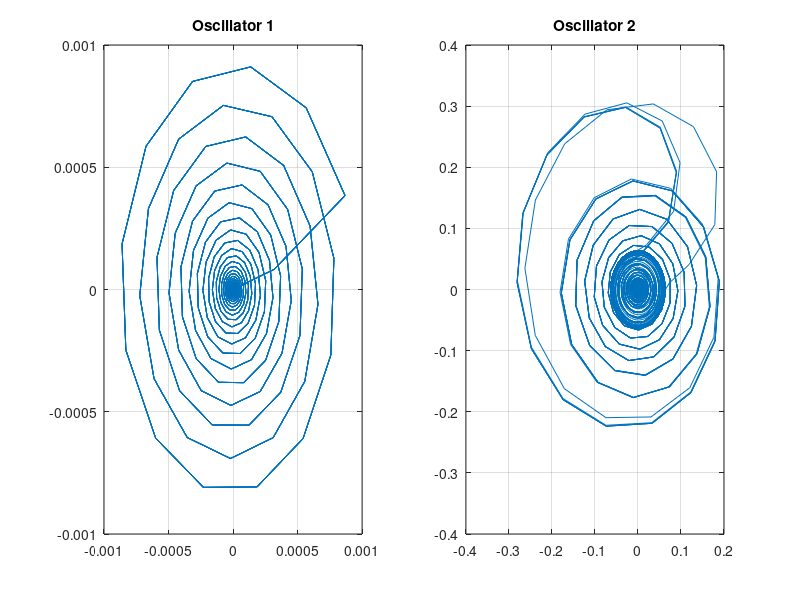
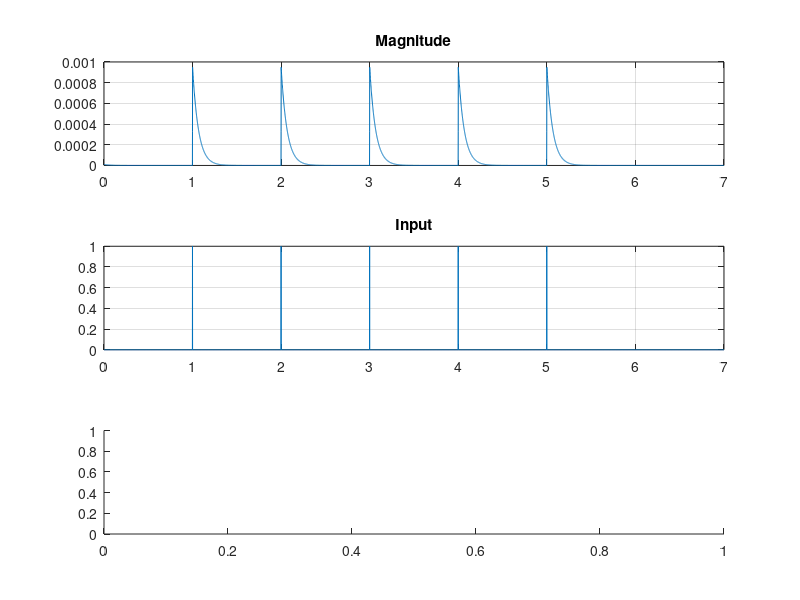

These figures' MATLAB source, in order: (Note: this script raises an error after producing the figures.)
% implementation of the Runge Kutta method

clear all;close all;clc;

% parameters of the gamma oscillator
z01 = 0.00001;
alpha1 = -15;
beta1 = 1;
beta2 = -1;
epsilon1 = 1;
f1 = 80;

% parameters of the beta oscillator
z02 = 0.01;
alpha2 = 8;
beta12 = -2000;
beta22 = 0;
epsilon2 = 0.03;
f2 = 20;

% parameters for time
fs = 1000;
dur = 7; % in seconds
T = 1/fs;
time = 0:T:dur;

ntime = length(time);

% initialize empty arrays
t_out = zeros(size(time));
z_out_1 = zeros(size(time));
z_out_2 = zeros(size(time));

% initialization values
t_out(1) = time(1);
z_out_1(1) = z01;
z_out_2(1) = z02;

% coupling parameters
c12 = 100000; %dopamine level

% add an input
input = zeros(size(time));
ntaps = 5;
for i=1:ntaps
    input(fs*i) = 1;%hann(100+1);
end

for i=1:ntime-1
    
    %%% first layer %%%
    
    k1 = z_out_1(i)*(alpha1 + 1i*2*pi*f1 + beta1*abs(z_out_1(i))^2 + ...
        ((epsilon1*beta2*abs(z_out_1(i)))^4)/(1-epsilon1*abs(z_out_1(i))^2)) + input(i);
    
    z1 = z_out_1(i)+(T/2)*k1;
    
    k2 = z1*(alpha1 + 1i*2*pi*f1 + beta1*abs(z1)^2 + ...
        ((epsilon1*beta2*abs(z1))^4)/(1-epsilon1*abs(z1)^2)) + (input(i) + input(i+1))/2;
    
    z2 = z_out_1(i)+(T/2)*k2;
    
    k3 = z2*(alpha1 + 1i*2*pi*f1 + beta1*abs(z2)^2 + ...
        ((epsilon1*beta2*abs(z2))^4)/(1-epsilon1*abs(z2)^2)) + (input(i) + input(i+1))/2;
    
    z3 = z_out_1(i)+T*k3;
    
    k4 = z3*(alpha1 + 1i*2*pi*f1 + beta1*abs(z3)^2 + ...
        ((epsilon1*beta2*abs(z3))^4)/(1-epsilon1*abs(z3)^2)) + (input(i));
    
    z_out_1(i+1) = z_out_1(i) + (1/6)*T*(k1+(2*k2)+(2*k3)+k4);
    
    %%% second layer %%%
    
    k1 = z_out_2(i)*(alpha2 + 1i*2*pi*f2 + beta12*abs(z_out_2(i))^2 + ...
        ((epsilon2*beta22*abs(z_out_2(i)))^4)/(1-epsilon2*abs(z_out_2(i))^2)) + c12*(z_out_1(i));
    
    z1 = z_out_2(i)+(T/2)*k1;
    
    k2 = z1*(alpha2 + 1i*2*pi*f2 + beta12*abs(z1)^2 + ...
        ((epsilon2*beta22*abs(z1))^4)/(1-epsilon2*abs(z1)^2)) + c12*(z_out_1(i) + z_out_1(i+1))/2;
    
    z2 = z_out_2(i)+(T/2)*k2;
    
    k3 = z2*(alpha2 + 1i*2*pi*f2 + beta12*abs(z2)^2 + ...
        ((epsilon2*beta22*abs(z2))^4)/(1-epsilon2*abs(z2)^2)) + c12*(z_out_1(i) + z_out_1(i+1))/2;
    
    z3 = z_out_2(i)+T*k3;
    
    k4 = z3*(alpha2 + 1i*2*pi*f2 + beta12*abs(z3)^2 + ...
        ((epsilon2*beta22*abs(z3))^4)/(1-epsilon2*abs(z3)^2)) + c12*(z_out_1(i));
    
    z_out_2(i+1) = z_out_2(i) + (1/6)*T*(k1+(2*k2)+(2*k3)+k4);     
    
    t_out(i+1) = t_out(i) + T;
    
end

figure(1)
axis square
subplot(1,2,1)
plot((z_out_1));
title('Oscillator 1')
grid on
subplot(1,2,2)
plot((z_out_2));
grid on
title('Oscillator 2')

figure(2)
subplot(3,1,1)
plot(time,abs(z_out_1))
grid on
title('Magnitude')
subplot(3,1,2)
plot(time,input)
grid on
title('Input')
subplot(3,1,3)
spectrogram(z_out_1,kaiser(256,5),220,20000,fs,'yaxis')
title('Spectrum')
ylim([0 100])
xlabel('time(s)')

figure(3)
subplot(3,1,1)
% plot3(time,real(z_out_2),imag(z_out_2))
plot(abs(z_out_2))
axis tight
grid on
title('Magnitude')
subplot(3,1,2)
plot(time,real(z_out_1))
grid on
title('Input')
subplot(3,1,3)
spectrogram(z_out_2,kaiser(256,5),220,20000,fs,'yaxis')
title('Spectrum')
ylim([0 100])
xlabel('time(s)')

figure(4)
subplot(4,1,1)
plot3(time,real(z_out_2),imag(z_out_2))      
grid on
title('Complex amplitude of the Beta Oscillator')
subplot(4,1,2)
spectrogram(z_out_2,kaiser(256,5),220,20000,fs,'yaxis')
title('Spectrum of the Beta Oscillator')
ylim([0 100])
subplot(4,1,3)
spectrogram(z_out_1,kaiser(256,5),220,20000,fs,'yaxis')
title('Spectrum of the Gamma Oscillator')
ylim([0 100])
subplot(4,1,4)
stem(time,input)
grid on
ylim([0.01 1.2])
ylabel('Amplitude')
xlabel('time(s)')
title('Input')
%%
close all
figure(1)
grid on
for i=1:length(time)-1   
    
    plot3(time(i:i+1),real(z_out_2(i:i+1)),imag(z_out_2(i:i+1)),'-k')
    grid on
    hold on
    pause(0.000001)
       
end
